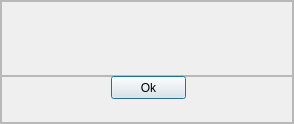
<?xml version="1.0" encoding="UTF-8"?>
<ui version="4.0">
 <class>Dialog</class>
 <widget class="QDialog" name="Dialog">
  <property name="geometry">
   <rect>
    <x>0</x>
    <y>0</y>
    <width>294</width>
    <height>124</height>
   </rect>
  </property>
  <property name="windowTitle">
   <string>Dialog</string>
  </property>
  <layout class="QVBoxLayout" name="verticalLayout">
   <property name="spacing">
    <number>0</number>
   </property>
   <property name="leftMargin">
    <number>0</number>
   </property>
   <property name="topMargin">
    <number>0</number>
   </property>
   <property name="rightMargin">
    <number>0</number>
   </property>
   <property name="bottomMargin">
    <number>0</number>
   </property>
   <item>
    <widget class="QFrame" name="frame">
     <property name="frameShape">
      <enum>QFrame::StyledPanel</enum>
     </property>
     <property name="frameShadow">
      <enum>QFrame::Raised</enum>
     </property>
     <layout class="QVBoxLayout" name="verticalLayout_2">
      <property name="spacing">
       <number>0</number>
      </property>
      <property name="leftMargin">
       <number>0</number>
      </property>
      <property name="topMargin">
       <number>0</number>
      </property>
      <property name="rightMargin">
       <number>0</number>
      </property>
      <property name="bottomMargin">
       <number>0</number>
      </property>
      <item>
       <widget class="QFrame" name="frame_2">
        <property name="frameShape">
         <enum>QFrame::StyledPanel</enum>
        </property>
        <property name="frameShadow">
         <enum>QFrame::Raised</enum>
        </property>
        <layout class="QHBoxLayout" name="horizontalLayout">
         <property name="spacing">
          <number>0</number>
         </property>
         <property name="leftMargin">
          <number>0</number>
         </property>
         <property name="topMargin">
          <number>0</number>
         </property>
         <property name="rightMargin">
          <number>0</number>
         </property>
         <property name="bottomMargin">
          <number>0</number>
         </property>
         <item>
          <widget class="QLabel" name="label">
           <property name="text">
            <string/>
           </property>
          </widget>
         </item>
        </layout>
       </widget>
      </item>
      <item>
       <widget class="QFrame" name="frame_3">
        <property name="maximumSize">
         <size>
          <width>16777215</width>
          <height>47</height>
         </size>
        </property>
        <property name="frameShape">
         <enum>QFrame::StyledPanel</enum>
        </property>
        <property name="frameShadow">
         <enum>QFrame::Raised</enum>
        </property>
        <widget class="QPushButton" name="task_cre_succ_btn">
         <property name="geometry">
          <rect>
           <x>110</x>
           <y>0</y>
           <width>75</width>
           <height>23</height>
          </rect>
         </property>
         <property name="text">
          <string>Ok</string>
         </property>
        </widget>
       </widget>
      </item>
     </layout>
    </widget>
   </item>
  </layout>
 </widget>
 <resources/>
 <connections/>
</ui>
